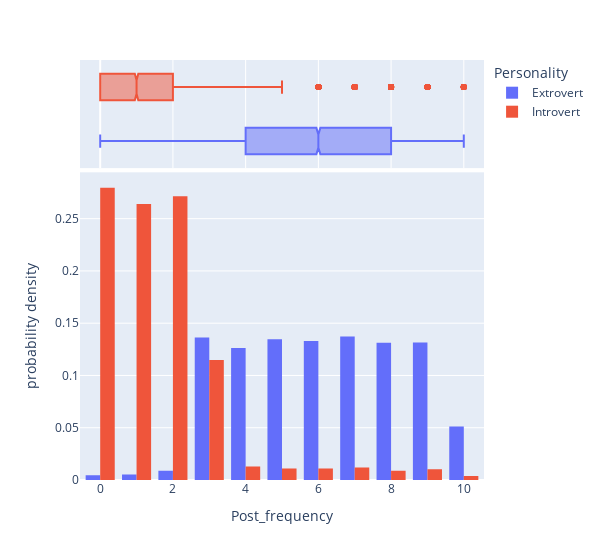

Notebook code cell kept with this figure:
### Code cell
column_personality_histogram("Post_frequency")

### Figure 1 — Plotly figure (JSON) as saved in the notebook; plotly's stock layout.template omitted (floating-point values rounded to 4 significant figures; data arrays with more than 128 entries replaced by an {"elided": "..."} marker saying what was removed)
{"data": [{"alignmentgroup": "True", "bingroup": "x", "histnorm": "probability density", "hovertemplate": "Personality=Extrovert<br>Post_frequency=%{x}<br>probability density=%{y}<extra></extra>", "legendgroup": "Extrovert", "marker": {"color": "#636efa", "pattern": {"shape": ""}}, "name": "Extrovert", "offsetgroup": "Extrovert", "orientation": "v", "showlegend": true, "type": "histogram", "x": {"elided": "13699 float values"}, "xaxis": "x", "yaxis": "y"}, {"alignmentgroup": "True", "hovertemplate": "Personality=Extrovert<br>Post_frequency=%{x}<extra></extra>", "legendgroup": "Extrovert", "marker": {"color": "#636efa"}, "name": "Extrovert", "notched": true, "offsetgroup": "Extrovert", "showlegend": false, "type": "box", "x": {"elided": "13699 float values"}, "xaxis": "x2", "yaxis": "y2"}, {"alignmentgroup": "True", "bingroup": "x", "histnorm": "probability density", "hovertemplate": "Personality=Introvert<br>Post_frequency=%{x}<br>probability density=%{y}<extra></extra>", "legendgroup": "Introvert", "marker": {"color": "#EF553B", "pattern": {"shape": ""}}, "name": "Introvert", "offsetgroup": "Introvert", "orientation": "v", "showlegend": true, "type": "histogram", "x": {"elided": "4825 float values"}, "xaxis": "x", "yaxis": "y"}, {"alignmentgroup": "True", "hovertemplate": "Personality=Introvert<br>Post_frequency=%{x}<extra></extra>", "legendgroup": "Introvert", "marker": {"color": "#EF553B"}, "name": "Introvert", "notched": true, "offsetgroup": "Introvert", "showlegend": false, "type": "box", "x": {"elided": "4825 float values"}, "xaxis": "x2", "yaxis": "y2"}], "layout": {"bargap": 0.2, "barmode": "group", "legend": {"title": {"text": "Personality"}, "tracegroupgap": 0}, "margin": {"t": 60}, "width": 600, "xaxis": {"anchor": "y", "domain": [0, 1], "title": {"text": "Post_frequency"}}, "xaxis2": {"anchor": "y2", "domain": [0, 1], "matches": "x", "showgrid": true, "showticklabels": false}, "yaxis": {"anchor": "x", "domain": [0, 0.7326], "title": {"text": "probability density"}}, "yaxis2": {"anchor": "x2", "domain": [0.7426, 1], "matches": "y2", "showgrid": false, "showline": false, "showticklabels": false, "ticks": ""}}}
